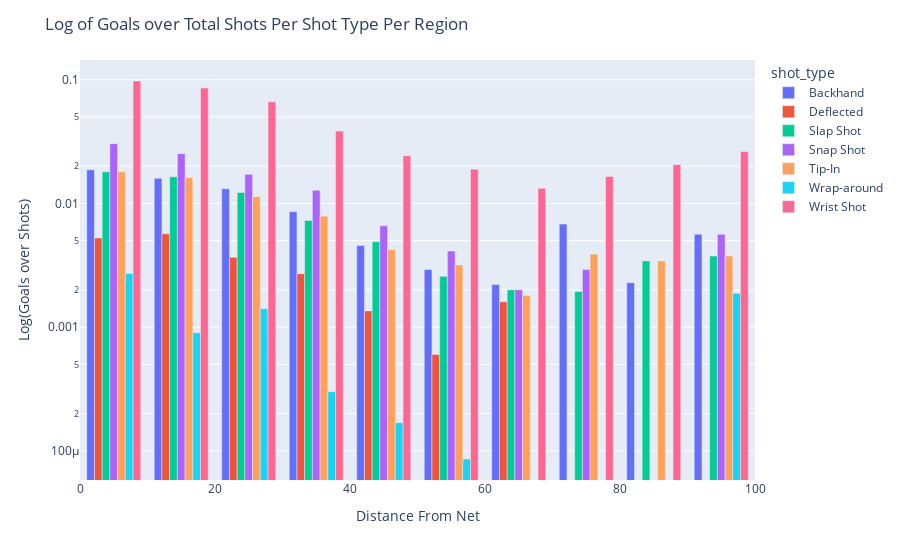

Here is the notebook cell this chart was saved with:
### Code cell
fig = px.bar(probGoal_2018, x = 'x', y = 'Goals_over_Shots', log_y = True, color = 'shot_type', barmode = 'group')
fig.update_layout(title_text='Log of Goals over Total Shots Per Shot Type Per Region',
                  xaxis_title='Distance From Net',
                  yaxis_title='Log(Goals over Shots)')
fig.show()

### Figure 1 — Plotly figure (JSON) as saved in the notebook; plotly's stock layout.template omitted (floating-point values rounded to 4 significant figures)
{"data": [{"alignmentgroup": "True", "hovertemplate": "shot_type=Backhand<br>x=%{x}<br>Goals_over_Shots=%{y}<extra></extra>", "legendgroup": "Backhand", "marker": {"color": "#636efa", "pattern": {"shape": ""}}, "name": "Backhand", "offsetgroup": "Backhand", "orientation": "v", "showlegend": true, "textposition": "auto", "type": "bar", "x": [5, 15, 25, 35, 45, 55, 65, 75, 85, 95], "xaxis": "x", "y": [0.01866, 0.01597, 0.01311, 0.008565, 0.004559, 0.00292, 0.002205, 0.006803, 0.002286, 0.005629], "yaxis": "y"}, {"alignmentgroup": "True", "hovertemplate": "shot_type=Deflected<br>x=%{x}<br>Goals_over_Shots=%{y}<extra></extra>", "legendgroup": "Deflected", "marker": {"color": "#EF553B", "pattern": {"shape": ""}}, "name": "Deflected", "offsetgroup": "Deflected", "orientation": "v", "showlegend": true, "textposition": "auto", "type": "bar", "x": [5, 15, 25, 35, 45, 55, 65, 75, 85, 95], "xaxis": "x", "y": [0.00526, 0.005678, 0.003667, 0.002705, 0.001351, 0.0006012, 0.001604, 0, 0, 0], "yaxis": "y"}, {"alignmentgroup": "True", "hovertemplate": "shot_type=Slap Shot<br>x=%{x}<br>Goals_over_Shots=%{y}<extra></extra>", "legendgroup": "Slap Shot", "marker": {"color": "#00cc96", "pattern": {"shape": ""}}, "name": "Slap Shot", "offsetgroup": "Slap Shot", "orientation": "v", "showlegend": true, "textposition": "auto", "type": "bar", "x": [5, 15, 25, 35, 45, 55, 65, 75, 85, 95], "xaxis": "x", "y": [0.01798, 0.01642, 0.01225, 0.007288, 0.004897, 0.002577, 0.002005, 0.001944, 0.003429, 0.003752], "yaxis": "y"}, {"alignmentgroup": "True", "hovertemplate": "shot_type=Snap Shot<br>x=%{x}<br>Goals_over_Shots=%{y}<extra></extra>", "legendgroup": "Snap Shot", "marker": {"color": "#ab63fa", "pattern": {"shape": ""}}, "name": "Snap Shot", "offsetgroup": "Snap Shot", "orientation": "v", "showlegend": true, "textposition": "auto", "type": "bar", "x": [5, 15, 25, 35, 45, 55, 65, 75, 85, 95], "xaxis": "x", "y": [0.03037, 0.02524, 0.01716, 0.01277, 0.006586, 0.004123, 0.002005, 0.002915, 0, 0.005629], "yaxis": "y"}, {"alignmentgroup": "True", "hovertemplate": "shot_type=Tip-In<br>x=%{x}<br>Goals_over_Shots=%{y}<extra></extra>", "legendgroup": "Tip-In", "marker": {"color": "#FFA15A", "pattern": {"shape": ""}}, "name": "Tip-In", "offsetgroup": "Tip-In", "orientation": "v", "showlegend": true, "textposition": "auto", "type": "bar", "x": [5, 15, 25, 35, 45, 55, 65, 75, 85, 95], "xaxis": "x", "y": [0.01798, 0.01613, 0.01131, 0.007889, 0.004222, 0.003178, 0.001804, 0.003887, 0.003429, 0.003752], "yaxis": "y"}, {"alignmentgroup": "True", "hovertemplate": "shot_type=Wrap-around<br>x=%{x}<br>Goals_over_Shots=%{y}<extra></extra>", "legendgroup": "Wrap-around", "marker": {"color": "#19d3f3", "pattern": {"shape": ""}}, "name": "Wrap-around", "offsetgroup": "Wrap-around", "orientation": "v", "showlegend": true, "textposition": "auto", "type": "bar", "x": [5, 15, 25, 35, 45, 55, 65, 75, 85, 95], "xaxis": "x", "y": [0.002715, 0.0008995, 0.001404, 0.0003005, 0.0001689, 8.589e-05, 0, 0, 0, 0.001876], "yaxis": "y"}, {"alignmentgroup": "True", "hovertemplate": "shot_type=Wrist Shot<br>x=%{x}<br>Goals_over_Shots=%{y}<extra></extra>", "legendgroup": "Wrist Shot", "marker": {"color": "#FF6692", "pattern": {"shape": ""}}, "name": "Wrist Shot", "offsetgroup": "Wrist Shot", "orientation": "v", "showlegend": true, "textposition": "auto", "type": "bar", "x": [5, 15, 25, 35, 45, 55, 65, 75, 85, 95], "xaxis": "x", "y": [0.09756, 0.08562, 0.06623, 0.03839, 0.02432, 0.0189, 0.01323, 0.01652, 0.02057, 0.02627], "yaxis": "y"}], "layout": {"autosize": true, "barmode": "group", "legend": {"title": {"text": "shot_type"}, "tracegroupgap": 0}, "margin": {"t": 60}, "title": {"text": "Log of Goals over Total Shots Per Shot Type Per Region"}, "xaxis": {"anchor": "y", "autorange": true, "domain": [0, 1], "range": [0, 100], "title": {"text": "Distance From Net"}, "type": "linear"}, "yaxis": {"anchor": "x", "autorange": true, "domain": [0, 1], "range": [-4.236, -0.841], "title": {"text": "Log(Goals over Shots)"}, "type": "log"}}}
